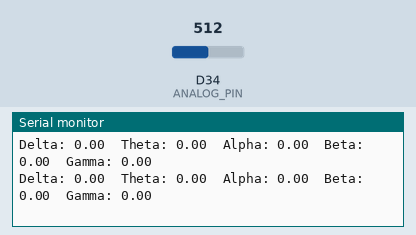
This sketch was run on a simulated Arduino Due. Shown: the last lines printed to the serial monitor. Inputs (shaded band) come from the test bench; at power-on: D34 (ANALOG_PIN) = 512 (analog values on the 0–1023 scale).

Above: at 2.2 s.
2.3 s: D34 (ANALOG_PIN) set to 716
At 2.9 s:
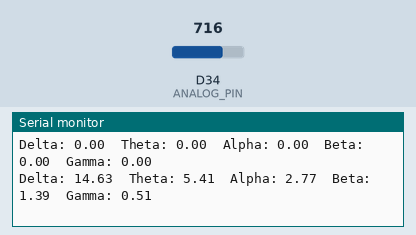
3.8 s: D34 (ANALOG_PIN) set to 900
At 4.5 s:
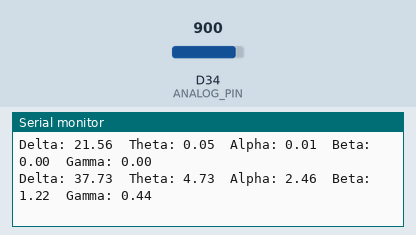
Timing chart, 0 to 6.8 s (numbered marks = the images above; inputs shaded):
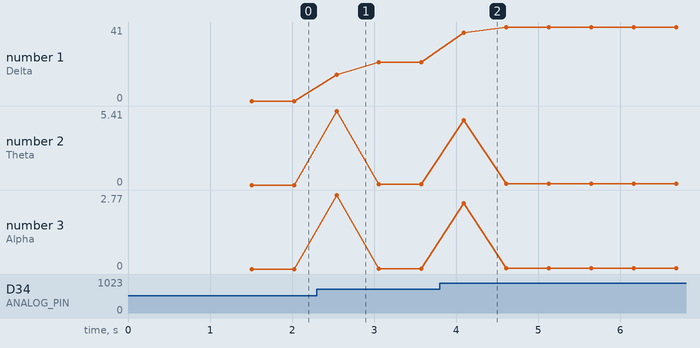

Measured:
- after the input at 2.3 s, the serial monitor: prints a new line after 0.24 s (image 1)
- after the input at 3.8 s, the serial monitor: prints a new line after 0.29 s (image 2)
- plotted number 1: 0 → 21.56 after the input at 2.3 s, 21.56 → 41 after the input at 3.8 s
- plotted number 2: 0 → 0.05 after the input at 2.3 s, 0.05 → 0.1 after the input at 3.8 s
- plotted number 3: 0 → 0.01 after the input at 2.3 s, 0.01 → 0.03 after the input at 3.8 s

The sketch:

Brain_Waves_Amplitude_FFT.ino
```cpp
#include <arduinoFFT.h>

#define SAMPLES 128
#define SAMPLING_FREQUENCY 256
#define ANALOG_PIN 34
#define VREF 3.3
#define ADC_BITS 12
#define ADC_CENTER 2048
#define SERIAL_BAUD 115200

double vReal[SAMPLES];
double vImag[SAMPLES];

// Instantiate FFT object with buffers and parameters
ArduinoFFT<double> fft = ArduinoFFT<double>(vReal, vImag, SAMPLES, SAMPLING_FREQUENCY);

unsigned int sampling_period_us;

void setup() {
  Serial.begin(SERIAL_BAUD);
  analogReadResolution(ADC_BITS);
  sampling_period_us = round(1000000.0 / SAMPLING_FREQUENCY);
  delay(1000);
}

void loop() {
  // === 1. Sample EEG signal ===
  for (int i = 0; i < SAMPLES; i++) {
    unsigned long startMicros = micros();

    int raw = analogRead(ANALOG_PIN);
    int centered = raw - ADC_CENTER;
    double voltage = (centered * VREF) / pow(2, ADC_BITS);
    vReal[i] = voltage;
    vImag[i] = 0;

    while (micros() - startMicros < sampling_period_us) {
      // Wait for next sample
    }
  }

  // === 2. Perform FFT (correct lowercase API) ===
  fft.windowing(FFT_WIN_TYP_HAMMING, FFT_FORWARD);
  fft.compute(FFT_FORWARD);
  fft.complexToMagnitude();

  // === 3. Frequency band amplitudes ===
  double delta = getBandAmplitude(vReal, 0.5, 4);
  double theta = getBandAmplitude(vReal, 4, 8);
  double alpha = getBandAmplitude(vReal, 8, 13);
  double beta  = getBandAmplitude(vReal, 13, 30);
  double gamma = getBandAmplitude(vReal, 30, 100);

  // === 4. Serial Plotter display ===
  Serial.print("Delta: "); Serial.print(delta); Serial.print("\t");
  Serial.print("Theta: "); Serial.print(theta); Serial.print("\t");
  Serial.print("Alpha: "); Serial.print(alpha); Serial.print("\t");
  Serial.print("Beta: ");  Serial.print(beta); Serial.print("\t");
  Serial.print("Gamma: "); Serial.println(gamma);

  delay(10);
}

// === Frequency band amplitude calculation ===
double getBandAmplitude(double* vData, double lowFreq, double highFreq) {
  uint16_t lowIndex  = (lowFreq * SAMPLES) / SAMPLING_FREQUENCY;
  uint16_t highIndex = (highFreq * SAMPLES) / SAMPLING_FREQUENCY;

  double sum = 0;
  for (uint16_t i = lowIndex; i <= highIndex; i++) {
    sum += vData[i];
  }
  return sum / (highIndex - lowIndex + 1);
}
```
